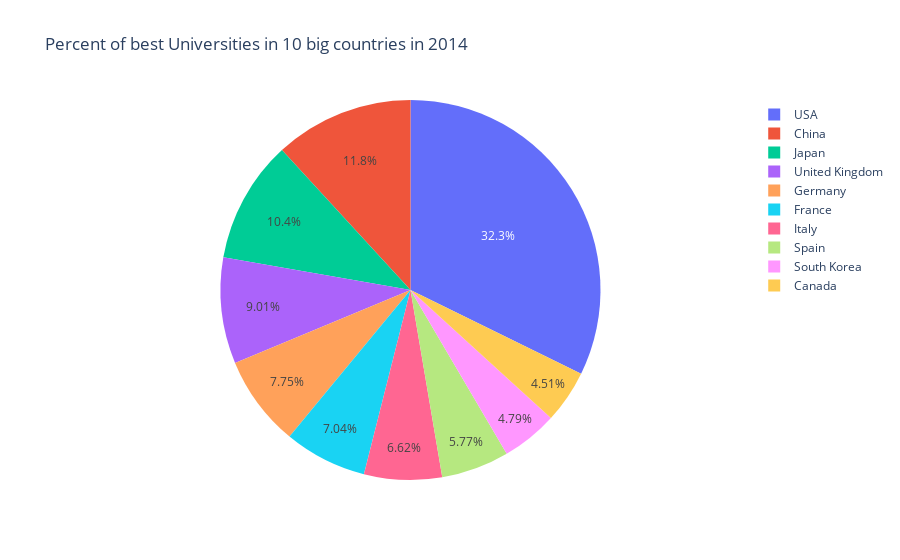
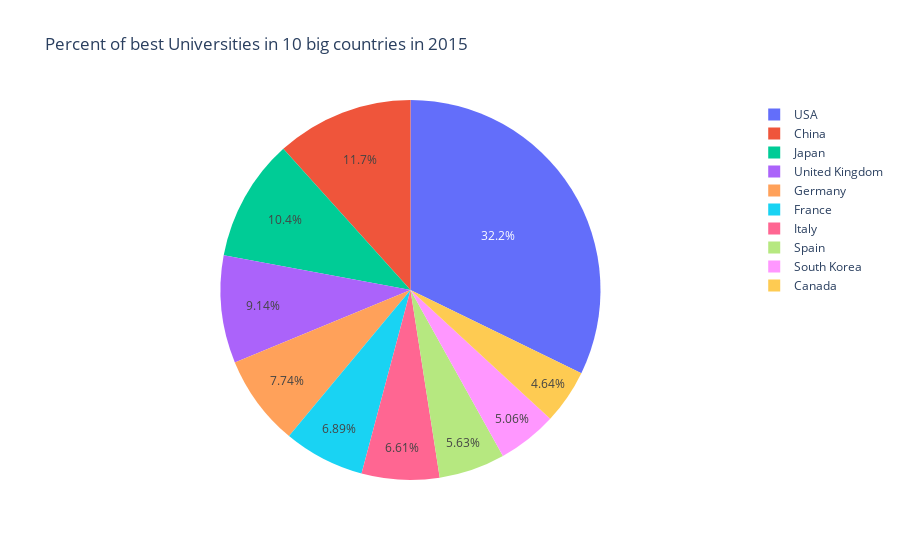

The notebook cell saved with these charts, in order:
### Markdown cell above
## This graphs represent what is the percentage of good universities in each country in 2014 and in 2015

### Code cell
fig = px.pie(pivot_table_2014,
             values='university_count',
             title='Percent of best Universities in 10 big countries in 2014',
             names='country',
             color='country'
)
fig.show()

fig = px.pie(pivot_table_2015,
             values='university_count',
             title='Percent of best Universities in 10 big countries in 2015',
             names='country'
)
fig.show()

### Figure 1 — Plotly figure (JSON) as saved in the notebook; plotly's stock layout.template omitted (floating-point values rounded to 4 significant figures)
{"data": [{"customdata": [["USA"], ["China"], ["Japan"], ["United Kingdom"], ["Germany"], ["France"], ["Italy"], ["Spain"], ["South Korea"], ["Canada"]], "domain": {"x": [0, 1], "y": [0, 1]}, "hovertemplate": "country=%{customdata[0]}<br>university_count=%{value}<extra></extra>", "labels": ["USA", "China", "Japan", "United Kingdom", "Germany", "France", "Italy", "Spain", "South Korea", "Canada"], "legendgroup": "", "marker": {"colors": ["#636efa", "#EF553B", "#00cc96", "#ab63fa", "#FFA15A", "#19d3f3", "#FF6692", "#B6E880", "#FF97FF", "#FECB52"]}, "name": "", "showlegend": true, "type": "pie", "values": [229, 84, 74, 64, 55, 50, 47, 41, 34, 32]}], "layout": {"legend": {"tracegroupgap": 0}, "title": {"text": "Percent of best Universities in 10 big countries in 2014"}}}

### Figure 2 — Plotly figure (JSON) as saved in the notebook; plotly's stock layout.template omitted (floating-point values rounded to 4 significant figures)
{"data": [{"domain": {"x": [0, 1], "y": [0, 1]}, "hovertemplate": "country=%{label}<br>university_count=%{value}<extra></extra>", "labels": ["USA", "China", "Japan", "United Kingdom", "Germany", "France", "Italy", "Spain", "South Korea", "Canada"], "legendgroup": "", "name": "", "showlegend": true, "type": "pie", "values": [229, 83, 74, 65, 55, 49, 47, 40, 36, 33]}], "layout": {"legend": {"tracegroupgap": 0}, "title": {"text": "Percent of best Universities in 10 big countries in 2015"}}}
